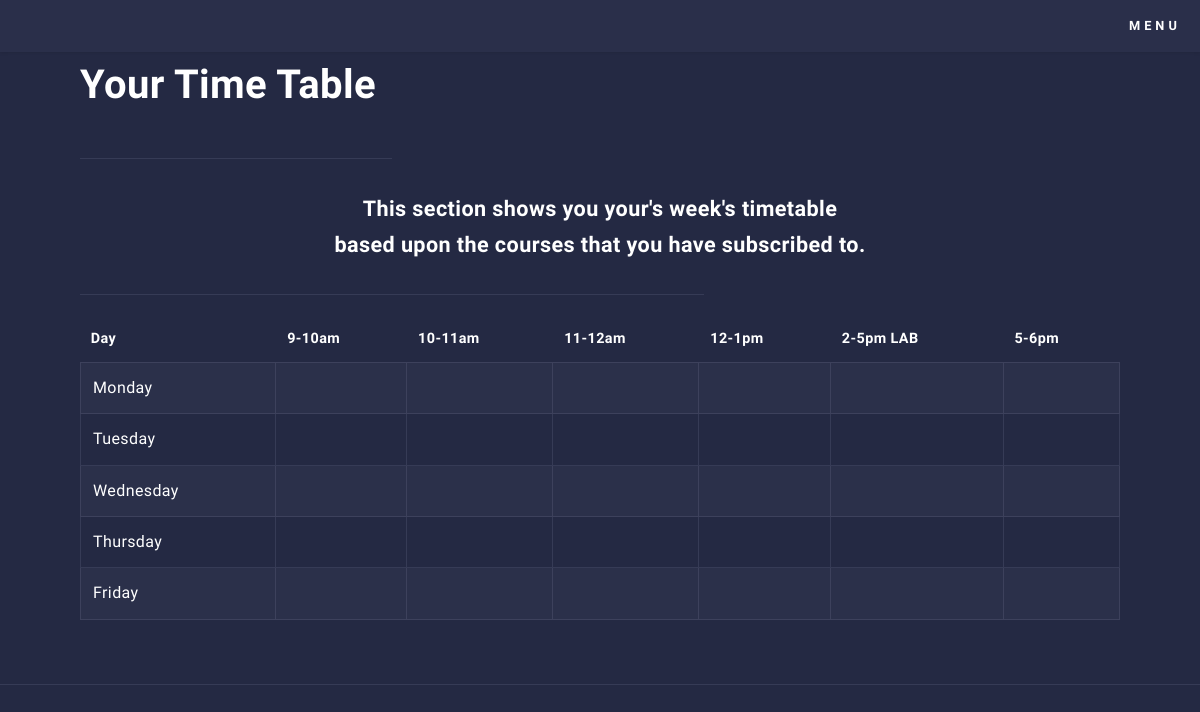
Before: /render/timetable.php (signed in) with the older database file.
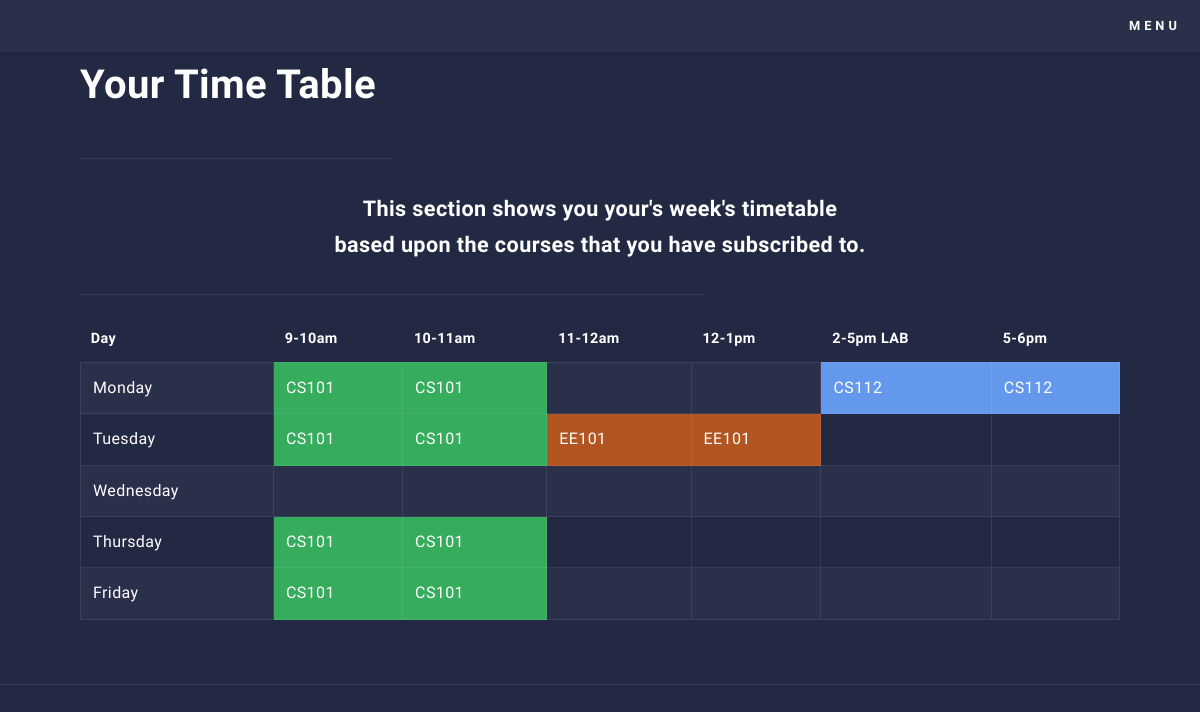
After: the same page with the newer database file.
### tables this page shows
CREATE TABLE `ttable` (
  `cID` int(11) NOT NULL,
  `cName` varchar(2000) NOT NULL,
  `cCode` varchar(6) NOT NULL,
  `cColor` varchar(6) DEFAULT '35ad5d',
  `mon` int(11) DEFAULT NULL,
  `mon_` int(11) DEFAULT NULL,
  `tue` int(11) DEFAULT NULL,
  `tue_` int(11) DEFAULT NULL,
  `wed` int(11) DEFAULT NULL,
  `wed_` int(11) DEFAULT NULL,
  `thur` int(11) DEFAULT NULL,
  `thur_` int(11) DEFAULT NULL,
  `fri` int(11) DEFAULT NULL,
  `fri_` int(11) DEFAULT NULL
);

### render/timetable.php (the view, shortened to what this page needs)
<?php
$mon=array();
$tue=array();
$wed=array();
$thur=array();
$fri=array();
$days=['mon','tue','wed','thur','fri'];
$sql = "SELECT `coID` FROM `sublist`  WHERE `uID`= '".$_SESSION['uID']."'";
        	$result = mysqli_query(mysqli_connect(SERVER_ADDRESS,USER_NAME,PASSWORD,DATABASE), $sql);
        	if($result){
				while ($row = mysqli_fetch_array($result, MYSQL_ASSOC)) {
					$sql_ = "SELECT `cCode`,`cColor`,`mon`,`mon_`,`tue`,`tue_`,`wed`,`wed_`,`thur`,`thur_`,`fri`,`fri_` FROM `ttable`  WHERE `cID`= '".$row['coID']."'";
		        	$result_ = mysqli_query(mysqli_connect(SERVER_ADDRESS,USER_NAME,PASSWORD,DATABASE), $sql_);
		        	if($result_){
						while ($row_ = mysqli_fetch_array($result_, MYSQL_ASSOC)) {
							if($row_[$days[0]]){
								if($row_[$days[0]]==900){
									$mon[0]=array($row_['cCode'],$row_['cColor']);
								}
								if($row_[$days[0]]==1000 || ($row_[$days[0]]<1000 && $row_[$days[0].'_']>1000 ) ){
									$mon[1]=array($row_['cCode'],$row_['cColor']);
								}
								if($row_[$days[0]]==1400 || ($row_[$days[0]]<1400 && $row_[$days[0].'_']>1400 ) ){
									$mon[4]=array($row_['cCode'],$row_['cColor']);
								}
								if($row_[$days[0]]==1500 || ($row_[$days[0]]<1500 && $row_[$days[0].'_']>1500 ) ){
									$mon[5]=array($row_['cCode'],$row_['cColor']);
								}
							}else{
								for($i=0;$i<6;$i++){
									$mon[]=['',''];
								}
							}
							if($row_[$days[1]]){
								if($row_[$days[1]]==900){
									$tue[0]=array($row_['cCode'],$row_['cColor']);
								}
								if($row_[$days[1]]==1000 || ($row_[$days[1]]<1000 && $row_[$days[1].'_']>1000 ) ){
									$tue[1]=array($row_['cCode'],$row_['cColor']);
								}
								if($row_[$days[1]]==1100 || ($row_[$days[1]]<1100 && $row_[$days[1].'_']>1100 ) ){
									$tue[2]=array($row_['cCode'],$row_['cColor']);
								}
								if($row_[$days[1]]==1200 || ($row_[$days[1]]<1200 && $row_[$days[1].'_']>1200 ) ){
									$tue[3]=array($row_['cCode'],$row_['cColor']);
								}
							}else{
								for($i=0;$i<6;$i++){
									$tue[]=['',''];
								}
							}
							if($row_[$days[2]]){
								if($row_[$days[2]]==900){
									$wed[0]=array($row_['cCode'],$row_['cColor']);
								}
								if($row_[$days[2]]==1000 || ($row_[$days[2]]<1000 && $row_[$days[2].'_']>1000 ) ){
									$wed[1]=array($row_['cCode'],$row_['cColor']);
								}
								if($row_[$days[2]]==1100 || ($row_[$days[2]]<1100 && $row_[$days[2].'_']>1100 ) ){
									$wed[2]=array($row_['cCode'],$row_['cColor']);
								}
								if($row_[$days[2]]==1200 || ($row_[$days[2]]<1200 && $row_[$days[2].'_']>1200 ) ){
									$wed[3]=array($row_['cCode'],$row_['cColor']);
								}
								if($row_[$days[2]]==1400 || ($row_[$days[2]]<1400 && $row_[$days[2].'_']>1400 ) ){
									$wed[4]=array($row_['cCode'],$row_['cColor']);
								}
								if($row_[$days[2]]==1500 || ($row_[$days[2]]<1500 && $row_[$days[2].'_']>1500 ) ){
									$wed[5]=array($row_['cCode'],$row_['cColor']);
								}
							}else{
								for($i=0;$i<6;$i++){
									$wed[]=['',''];
								}
							}
							if($row_[$days[3]]){
								if($row_[$days[3]]==900){
									$thur[0]=array($row_['cCode'],$row_['cColor']);
								}
								if($row_[$days[3]]==1000 || ($row_[$days[3]]<1000 && $row_[$days[3].'_']>1000 ) ){
									$thur[1]=array($row_['cCode'],$row_['cColor']);
								}
							}else{
								for($i=0;$i<6;$i++){
									$thur[]=['',''];
								}
							}
							if($row_[$days[4]]){
								if($row_[$days[4]]==900){
									$fri[0]=array($row_['cCode'],$row_['cColor']);
								}
								if($row_[$days[4]]==1000 || ($row_[$days[4]]<1000 && $row_[$days[4].'_']>1000 ) ){
									$fri[1]=array($row_['cCode'],$row_['cColor']);
								}
							}else{
								for($i=0;$i<6;$i++){
									$fri[]=['',''];
								}
							}
						}
						for ($i=0;$i<6;$i++){
							if(!isset($mon[$i])){
								$mon[$i]=array(' ','');
							}
						}
						for ($i=0;$i<6;$i++){
							if(!isset($tue[$i])){
								$tue[$i]=array(' ','');
							}
						}
						for ($i=0;$i<6;$i++){
							if(!isset($thur[$i])){
								$thur[$i]=array(' ','');
							}
						}
						for ($i=0;$i<6;$i++){
							if(!isset($fri[$i])){
								$fri[$i]=array(' ','');
							}
						}
					}
				}
			}
?>
<!DOCTYPE HTML>
<html>
	<head>
		<link rel="stylesheet" type="text/css" href="assets/css/normalize.css" />
		<link rel="stylesheet" type="text/css" href="assets/css/demo.css" />
		<link rel="stylesheet" type="text/css" href="assets/css/component.css" />
		<link rel="stylesheet" href="assets/timetable/css/main.css" />
	</head>
	<body>
	<div id="perspective" class="perspective effect-airbnb">
			<div class="container">
				<div class="wrapper">
			<div id="wrapper">
					<header id="header">
						<nav>
							<a href="#back" id="showMenu" style="margin-left:30px ;">Menu</a>
						</nav>
					</header>
					<div id="main" class="alt">
							<section id="one">
								<div class="inner">
									<header class="major">
										<h1>Your Time Table</h1><hr style="width: 30%">
										<h3>This section shows you your's week's timetable<br>based upon the courses that you have subscribed to.</h3>
									</header><hr style="width: 60%">
													<div class="table-wrapper">
														<table class="alt">
															<thead>
																<tr>
																	<th>Day</th>
																	<th>9-10am</th>
																	<th>10-11am</th>
																	<th>11-12am</th>
																	<th>12-1pm</th>
																	<th>2-5pm LAB</th>
																	<th>5-6pm</th>
																</tr>
															</thead>
															<tbody>
																<tr>
																	<td>Monday</td>
																	<?php echo"<td style='background:#".$mon[0][1]."'>".$mon[0][0]."</td>";  ?>
																	<?php echo"<td style='background:#".$mon[1][1]."'>".$mon[1][0]."</td>";  ?>
																	<?php echo"<td style='background:#".$mon[2][1]."'>".$mon[2][0]."</td>";  ?>
																	<?php echo"<td style='background:#".$mon[3][1]."'>".$mon[3][0]."</td>";  ?>
																	<?php echo"<td style='background:#".$mon[4][1]."'>".$mon[4][0]."</td>";  ?>
																	<?php echo"<td style='background:#".$mon[5][1]."'>".$mon[5][0]."</td>";  ?>
																</tr>
																<tr>
																	<td>Tuesday</td>
																	<?php echo"<td style='background:#".$tue[0][1]."'>".$tue[0][0]."</td>";  ?>
																	<?php echo"<td style='background:#".$tue[1][1]."'>".$tue[1][0]."</td>";  ?>
																	<?php echo"<td style='background:#".$tue[2][1]."'>".$tue[2][0]."</td>";  ?>
																	<?php echo"<td style='background:#".$tue[3][1]."'>".$tue[3][0]."</td>";  ?>
																	<?php echo"<td style='background:#".$tue[4][1]."'>".$tue[4][0]."</td>";  ?>
																	<?php echo"<td style='background:#".$tue[5][1]."'>".$tue[5][0]."</td>";  ?>
																</tr>
																<tr>
																	<td>Wednesday</td>
																	<?php echo"<td style='background:#".$wed[0][1]."'>".$wed[0][0]."</td>";  ?>
																	<?php echo"<td style='background:#".$wed[1][1]."'>".$wed[1][0]."</td>";  ?>
																	<?php echo"<td style='background:#".$wed[2][1]."'>".$wed[2][0]."</td>";  ?>
																	<?php echo"<td style='background:#".$wed[3][1]."'>".$wed[3][0]."</td>";  ?>
																	<?php echo"<td style='background:#".$wed[4][1]."'>".$wed[4][0]."</td>";  ?>
																	<?php echo"<td style='background:#".$wed[5][1]."'>".$wed[5][0]."</td>";  ?>
																</tr>
																<tr>
																	<td>Thursday</td>
																	<?php echo"<td style='background:#".$thur[0][1]."'>".$thur[0][0]."</td>";  ?>
																	<?php echo"<td style='background:#".$thur[1][1]."'>".$thur[1][0]."</td>";  ?>
																	<?php echo"<td style='background:#".$thur[2][1]."'>".$thur[2][0]."</td>";  ?>
																	<?php echo"<td style='background:#".$thur[3][1]."'>".$thur[3][0]."</td>";  ?>
																	<?php echo"<td style='background:#".$thur[4][1]."'>".$thur[4][0]."</td>";  ?>
																	<?php echo"<td style='background:#".$thur[5][1]."'>".$thur[5][0]."</td>";  ?>
																</tr>
																<tr>
																	<td>Friday</td>
																	<?php echo"<td style='background:#".$fri[0][1]."'>".$fri[0][0]."</td>";  ?>
																	<?php echo"<td style='background:#".$fri[1][1]."'>".$fri[1][0]."</td>";  ?>
																	<?php echo"<td style='background:#".$fri[2][1]."'>".$fri[2][0]."</td>";  ?>
																	<?php echo"<td style='background:#".$fri[3][1]."'>".$fri[3][0]."</td>";  ?>
																	<?php echo"<td style='background:#".$fri[4][1]."'>".$fri[4][0]."</td>";  ?>
																	<?php echo"<td style='background:#".$fri[5][1]."'>".$fri[5][0]."</td>";  ?>
																</tr>
															</tbody>
														</table>
													</div>
											</div>
										</div>
								</div>
					</div>
			</div>
		</div></div>
		<?php require('render/menu.php');?>
	</body>
</html>

### render/menu.php
<?php
echo '<nav class="outer-nav right vertical">
				<a href="#" class="icon-home">Home</a>
 				<a href="#" class="icon-news">News</a>
 				<a href="#" class="icon-image">Images</a>
 				<a href="#" class="icon-upload">Uploads</a>
 				<a href="#" class="icon-star">Favorites</a>
 				<a href="#" class="icon-mail">Messages</a>
 				<a href="#" class="icon-lock">Security</a>
 	</nav>
';
?>

### assets/css/demo.css (style rules this page uses)
*, *:after, *:before { -webkit-box-sizing: border-box; -moz-box-sizing: border-box; box-sizing: border-box; }
body { background: #ddd; color: #5a5350; font-weight: 300; font-family: 'Lato', Calibri, Arial, sans-serif; overflow-y: scroll; overflow-x: hidden; }
a { text-decoration: none; color: #ed8151; outline: none; }

### assets/css/component.css (style rules this page uses)
html, body, .perspective { width: 100%; height: 100%; }
.perspective { background: #aaa; position: relative; }
.container { background: #fff; min-height: 100%; position: relative; outline: 1px solid rgba(0,0,0,0); z-index: 10; -webkit-transform: translateZ(0) translateX(0) rotateY(0deg); transform: translateZ(0) translateX(0) rotateY(0deg); }
.container::after { content: ''; position: absolute; top: 0; left: 0; width: 100%; height: 0px; opacity: 0; background: rgba(0,0,0,0.2); -webkit-transition: opacity 0.4s, height 0s 0.4s; transition: opacity 0.4s, height 0s 0.4s; }
.wrapper { position: relative; }
.outer-nav { position: absolute; height: auto; font-size: 2em; }
.outer-nav.vertical { top: 50%; -webkit-transform: translateY(-50%); transform: translateY(-50%); -webkit-transform-style: preserve-3d; transform-style: preserve-3d; }
.outer-nav.right { right: 25%; }
.outer-nav a { display: inline-block; white-space: nowrap; font-weight: 300; margin: 0 0 30px 0; color: #fff; -webkit-transition: color 0.3s; transition: color 0.3s; -webkit-transform-style: preserve-3d; transform-style: preserve-3d; }
.outer-nav.vertical a { display: block; }
.outer-nav a::before { display: inline-block; font-family: 'typicons'; speak: none; font-style: normal; font-weight: normal; font-variant: normal; text-transform: none; line-height: 1; margin-right: 10px; -webkit-font-smoothing: antialiased; -moz-osx-font-smoothing: grayscale; -webkit-backface-visibility: hidden; backface-visibility: hidden; }
.icon-news::before { content: "\e600" }
.icon-home::before { content: "\e601" }
.icon-image::before { content: "\e602" }
.icon-upload::before { content: "\e603" }
.icon-star::before { content: "\e604" }
.icon-mail::before { content: "\e605" }
.icon-lock::before { content: "\e606" }
.effect-airbnb { background: #b8b6b4; }
.effect-airbnb .container { -webkit-transition: -webkit-transform 0.4s; transition: transform 0.4s; -webkit-transform-origin: 50% 50%; transform-origin: 50% 50%; }

### render/timetable.php (style rules this page uses)
.outer-nav.right { left:10%; }
.container { background: #242943; }

Changed rows visible on the page:
now on this page (row unchanged): ttable: cCode "CS101"
now on this page (row unchanged): ttable: cCode "CS112"
added ttable: cCode "EE101"
